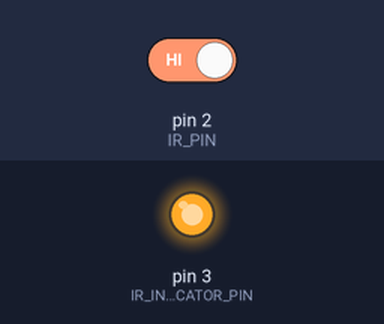
A sketch run on a simulated Arduino Nano, built with avr-gcc and run on an emulated ATmega328P. Shown: output pins drawn as LEDs (lit = HIGH). Inputs (shaded band) come from the test bench; at power-on: pin 2 (IR_PIN) HIGH. No radio packets arrive unless stated.

Above: at 1.2 s.
1.3 s: pin 2 (IR_PIN) driven LOW
At 1.7 s:
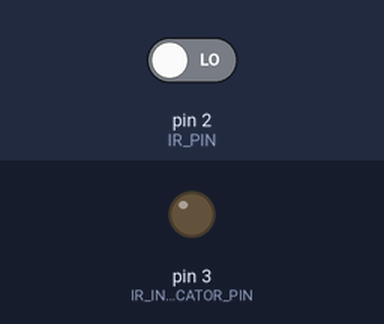
2.8 s: pin 2 (IR_PIN) driven HIGH
At 4.0 s:
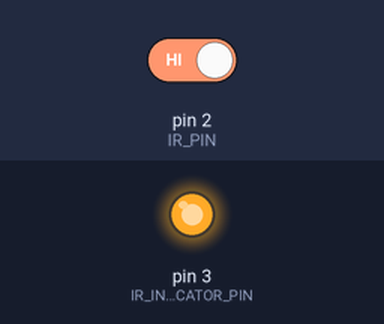
Timing chart, 0 to 5.8 s (numbered marks = the images above; inputs shaded):
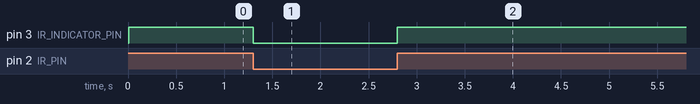

Measured:
- after the input at 1.3 s, pin 3 (IR_INDICATOR_PIN): HIGH → LOW at once
- after the input at 2.8 s, pin 3 (IR_INDICATOR_PIN): LOW → HIGH at once

The sketch:

rc_master.ino
```cpp
// Run on nano

#include <SPI.h>
#include <nRF24L01.h>
#include <RF24.h>
#include <printf.h>

#define IN_PACKET_SIZE 8
#define OUT_PACKET_SIZE 16

#define CE_PIN 7
#define CS_PIN 8
#define IR_PIN 2
#define IR_INDICATOR_PIN 3

#define MIN_LAP 2000

#define BAUDRATE 115200
//#define DEBUG 0

RF24 radio(CE_PIN, CS_PIN);

const uint64_t rx_addr = 0x0000000126;
const uint64_t tx_addr = 0x0000000621;

unsigned long t0;

union {
  struct {
    char header[4];
    unsigned long t;
  } message;
  byte buffer[OUT_PACKET_SIZE];
} timing_packet;

byte in_packet[IN_PACKET_SIZE];
byte out_packet[OUT_PACKET_SIZE];

void setup() {


  printf_begin();
  Serial.begin(BAUDRATE);

  #ifdef DEBUG
  while (!Serial.available()){}
  #endif

  pinMode(IR_PIN, INPUT);
  pinMode(IR_INDICATOR_PIN, OUTPUT);
  char header[] = {'T', 'I', 'M', 'E'};
  for (int i = 0; i < 4; i++){
    timing_packet.message.header[i] = header[i];
  }
  t0 = millis();
//  attachInterrupt(digitalPinToInterrupt(IR_PIN), lap, RISING);

  radio.begin();
  radio.openReadingPipe(1, rx_addr);
  radio.openWritingPipe(tx_addr);
  radio.setPALevel(RF24_PA_MAX);
  radio.enableDynamicPayloads();
  radio.enableAckPayload();

  #ifdef DEBUG
  radio.printDetails();
  #endif

  radio.stopListening();
}

void loop() {
  digitalWrite(IR_INDICATOR_PIN, digitalRead(IR_PIN));
  if (Serial.available() >= IN_PACKET_SIZE){
    Serial.readBytes(in_packet, sizeof(in_packet));
    radio.write(&in_packet, sizeof(in_packet));

    #ifdef DEBUG
    Serial.print("SENT:<");
    Serial.write(in_packet, sizeof(in_packet));
    Serial.println(">");
    #endif
  }
  if (radio.available()){

    #ifdef DEBUG
    Serial.print("RECIEVED:<");
    #endif

    radio.read(&out_packet, sizeof(out_packet));
    noInterrupts();
    Serial.write(out_packet, sizeof(out_packet));
    interrupts();
    #ifdef DEBUG
    Serial.println(">");
    #endif

  }

}

void lap() {
  noInterrupts();
  unsigned long t = millis();
  if (t - t0 > MIN_LAP){
//    digitalWrite(IR_INDICATOR_PIN, HIGH);
    timing_packet.message.t = t - t0;
    Serial.write(timing_packet.buffer, sizeof(timing_packet.buffer));
    t0 = t;
//    digitalWrite(IR_INDICATOR_PIN, LOW);
  }
  interrupts();
}
```
